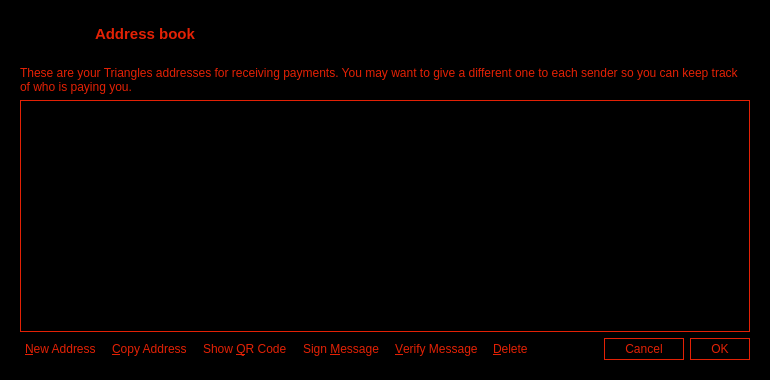
<?xml version="1.0" encoding="UTF-8"?>
<ui version="4.0">
 <class>AddressBookPage</class>
 <widget class="QWidget" name="AddressBookPage">
  <property name="geometry">
   <rect>
    <x>0</x>
    <y>0</y>
    <width>770</width>
    <height>380</height>
   </rect>
  </property>
  <property name="palette">
   <palette>
    <active>
     <colorrole role="WindowText">
      <brush brushstyle="SolidPattern">
       <color alpha="255">
        <red>242</red>
        <green>101</green>
        <blue>34</blue>
       </color>
      </brush>
     </colorrole>
     <colorrole role="Button">
      <brush brushstyle="SolidPattern">
       <color alpha="255">
        <red>0</red>
        <green>0</green>
        <blue>0</blue>
       </color>
      </brush>
     </colorrole>
     <colorrole role="Text">
      <brush brushstyle="SolidPattern">
       <color alpha="255">
        <red>242</red>
        <green>101</green>
        <blue>34</blue>
       </color>
      </brush>
     </colorrole>
     <colorrole role="ButtonText">
      <brush brushstyle="SolidPattern">
       <color alpha="255">
        <red>242</red>
        <green>101</green>
        <blue>34</blue>
       </color>
      </brush>
     </colorrole>
     <colorrole role="Base">
      <brush brushstyle="SolidPattern">
       <color alpha="255">
        <red>0</red>
        <green>0</green>
        <blue>0</blue>
       </color>
      </brush>
     </colorrole>
     <colorrole role="Window">
      <brush brushstyle="SolidPattern">
       <color alpha="255">
        <red>0</red>
        <green>0</green>
        <blue>0</blue>
       </color>
      </brush>
     </colorrole>
    </active>
    <inactive>
     <colorrole role="WindowText">
      <brush brushstyle="SolidPattern">
       <color alpha="255">
        <red>242</red>
        <green>101</green>
        <blue>34</blue>
       </color>
      </brush>
     </colorrole>
     <colorrole role="Button">
      <brush brushstyle="SolidPattern">
       <color alpha="255">
        <red>0</red>
        <green>0</green>
        <blue>0</blue>
       </color>
      </brush>
     </colorrole>
     <colorrole role="Text">
      <brush brushstyle="SolidPattern">
       <color alpha="255">
        <red>242</red>
        <green>101</green>
        <blue>34</blue>
       </color>
      </brush>
     </colorrole>
     <colorrole role="ButtonText">
      <brush brushstyle="SolidPattern">
       <color alpha="255">
        <red>242</red>
        <green>101</green>
        <blue>34</blue>
       </color>
      </brush>
     </colorrole>
     <colorrole role="Base">
      <brush brushstyle="SolidPattern">
       <color alpha="255">
        <red>0</red>
        <green>0</green>
        <blue>0</blue>
       </color>
      </brush>
     </colorrole>
     <colorrole role="Window">
      <brush brushstyle="SolidPattern">
       <color alpha="255">
        <red>0</red>
        <green>0</green>
        <blue>0</blue>
       </color>
      </brush>
     </colorrole>
    </inactive>
    <disabled>
     <colorrole role="WindowText">
      <brush brushstyle="SolidPattern">
       <color alpha="255">
        <red>242</red>
        <green>101</green>
        <blue>34</blue>
       </color>
      </brush>
     </colorrole>
     <colorrole role="Button">
      <brush brushstyle="SolidPattern">
       <color alpha="255">
        <red>0</red>
        <green>0</green>
        <blue>0</blue>
       </color>
      </brush>
     </colorrole>
     <colorrole role="Text">
      <brush brushstyle="SolidPattern">
       <color alpha="255">
        <red>242</red>
        <green>101</green>
        <blue>34</blue>
       </color>
      </brush>
     </colorrole>
     <colorrole role="ButtonText">
      <brush brushstyle="SolidPattern">
       <color alpha="255">
        <red>242</red>
        <green>101</green>
        <blue>34</blue>
       </color>
      </brush>
     </colorrole>
     <colorrole role="Base">
      <brush brushstyle="SolidPattern">
       <color alpha="255">
        <red>0</red>
        <green>0</green>
        <blue>0</blue>
       </color>
      </brush>
     </colorrole>
     <colorrole role="Window">
      <brush brushstyle="SolidPattern">
       <color alpha="255">
        <red>0</red>
        <green>0</green>
        <blue>0</blue>
       </color>
      </brush>
     </colorrole>
    </disabled>
   </palette>
  </property>
  <property name="windowTitle">
   <string>Address Book</string>
  </property>
  <property name="styleSheet">
   <string notr="true">color: #e32105;
background-color: #000;

/*QTableView {
	outline: 0 ;
	}*/

</string>
  </property>
  <layout class="QVBoxLayout" name="verticalLayout_2">
   <property name="spacing">
    <number>0</number>
   </property>
   <property name="leftMargin">
    <number>0</number>
   </property>
   <property name="topMargin">
    <number>0</number>
   </property>
   <property name="rightMargin">
    <number>0</number>
   </property>
   <property name="bottomMargin">
    <number>0</number>
   </property>
   <item>
    <widget class="QFrame" name="borderframe">
     <property name="styleSheet">
      <string notr="true"/>
     </property>
     <property name="frameShape">
      <enum>QFrame::StyledPanel</enum>
     </property>
     <property name="frameShadow">
      <enum>QFrame::Raised</enum>
     </property>
     <layout class="QVBoxLayout" name="verticalLayout_3">
      <item>
       <widget class="QWidget" name="wAddressBookHeader" native="true">
        <property name="minimumSize">
         <size>
          <width>0</width>
          <height>40</height>
         </size>
        </property>
        <property name="maximumSize">
         <size>
          <width>16777215</width>
          <height>40</height>
         </size>
        </property>
        <property name="is_header" stdset="0">
         <bool>true</bool>
        </property>
        <layout class="QHBoxLayout" name="horizontalLayout_2">
         <item>
          <widget class="QLabel" name="icon_ab_send">
           <property name="sizePolicy">
            <sizepolicy hsizetype="Preferred" vsizetype="Preferred">
             <horstretch>0</horstretch>
             <verstretch>0</verstretch>
            </sizepolicy>
           </property>
           <property name="minimumSize">
            <size>
             <width>30</width>
             <height>30</height>
            </size>
           </property>
           <property name="maximumSize">
            <size>
             <width>30</width>
             <height>30</height>
            </size>
           </property>
           <property name="text">
            <string/>
           </property>
           <property name="pixmap">
            <pixmap resource="../triangles.qrc">:/menu_32/addressbook</pixmap>
           </property>
          </widget>
         </item>
         <item>
          <widget class="QLabel" name="icon_ab_receive">
           <property name="sizePolicy">
            <sizepolicy hsizetype="Preferred" vsizetype="Preferred">
             <horstretch>0</horstretch>
             <verstretch>0</verstretch>
            </sizepolicy>
           </property>
           <property name="minimumSize">
            <size>
             <width>30</width>
             <height>30</height>
            </size>
           </property>
           <property name="maximumSize">
            <size>
             <width>30</width>
             <height>30</height>
            </size>
           </property>
           <property name="baseSize">
            <size>
             <width>0</width>
             <height>0</height>
            </size>
           </property>
           <property name="text">
            <string/>
           </property>
           <property name="pixmap">
            <pixmap resource="../triangles.qrc">:/menu_32/receive</pixmap>
           </property>
           <property name="alignment">
            <set>Qt::AlignLeading|Qt::AlignLeft|Qt::AlignVCenter</set>
           </property>
          </widget>
         </item>
         <item>
          <spacer name="horizontalSpacer_ab_1">
           <property name="orientation">
            <enum>Qt::Horizontal</enum>
           </property>
           <property name="sizeType">
            <enum>QSizePolicy::Fixed</enum>
           </property>
           <property name="sizeHint" stdset="0">
            <size>
             <width>4</width>
             <height>20</height>
            </size>
           </property>
          </spacer>
         </item>
         <item>
          <widget class="QLabel" name="label_ab">
           <property name="minimumSize">
            <size>
             <width>0</width>
             <height>30</height>
            </size>
           </property>
           <property name="baseSize">
            <size>
             <width>0</width>
             <height>0</height>
            </size>
           </property>
           <property name="font">
            <font>
             <pointsize>11</pointsize>
             <weight>75</weight>
             <bold>true</bold>
             <stylestrategy>PreferAntialias</stylestrategy>
            </font>
           </property>
           <property name="styleSheet">
            <string notr="true"/>
           </property>
           <property name="text">
            <string>Address book</string>
           </property>
          </widget>
         </item>
        </layout>
       </widget>
      </item>
      <item>
       <widget class="QFrame" name="frameMain">
        <property name="frameShape">
         <enum>QFrame::StyledPanel</enum>
        </property>
        <property name="frameShadow">
         <enum>QFrame::Raised</enum>
        </property>
        <layout class="QVBoxLayout" name="verticalLayout">
         <item>
          <widget class="QLabel" name="labelExplanation">
           <property name="text">
            <string>These are your Triangles addresses for receiving payments. You may want to give a different one to each sender so you can keep track of who is paying you.</string>
           </property>
           <property name="textFormat">
            <enum>Qt::PlainText</enum>
           </property>
           <property name="wordWrap">
            <bool>true</bool>
           </property>
          </widget>
         </item>
         <item>
          <widget class="QTableView" name="tableView">
           <property name="palette">
            <palette>
             <active>
              <colorrole role="WindowText">
               <brush brushstyle="SolidPattern">
                <color alpha="255">
                 <red>242</red>
                 <green>101</green>
                 <blue>34</blue>
                </color>
               </brush>
              </colorrole>
              <colorrole role="Button">
               <brush brushstyle="SolidPattern">
                <color alpha="255">
                 <red>0</red>
                 <green>0</green>
                 <blue>0</blue>
                </color>
               </brush>
              </colorrole>
              <colorrole role="Text">
               <brush brushstyle="SolidPattern">
                <color alpha="255">
                 <red>242</red>
                 <green>101</green>
                 <blue>34</blue>
                </color>
               </brush>
              </colorrole>
              <colorrole role="ButtonText">
               <brush brushstyle="SolidPattern">
                <color alpha="255">
                 <red>242</red>
                 <green>101</green>
                 <blue>34</blue>
                </color>
               </brush>
              </colorrole>
              <colorrole role="Base">
               <brush brushstyle="SolidPattern">
                <color alpha="255">
                 <red>0</red>
                 <green>0</green>
                 <blue>0</blue>
                </color>
               </brush>
              </colorrole>
              <colorrole role="Window">
               <brush brushstyle="SolidPattern">
                <color alpha="255">
                 <red>0</red>
                 <green>0</green>
                 <blue>0</blue>
                </color>
               </brush>
              </colorrole>
              <colorrole role="Highlight">
               <brush brushstyle="SolidPattern">
                <color alpha="255">
                 <red>97</red>
                 <green>40</green>
                 <blue>14</blue>
                </color>
               </brush>
              </colorrole>
              <colorrole role="HighlightedText">
               <brush brushstyle="SolidPattern">
                <color alpha="255">
                 <red>242</red>
                 <green>101</green>
                 <blue>34</blue>
                </color>
               </brush>
              </colorrole>
              <colorrole role="AlternateBase">
               <brush brushstyle="SolidPattern">
                <color alpha="255">
                 <red>28</red>
                 <green>28</green>
                 <blue>28</blue>
                </color>
               </brush>
              </colorrole>
             </active>
             <inactive>
              <colorrole role="WindowText">
               <brush brushstyle="SolidPattern">
                <color alpha="255">
                 <red>242</red>
                 <green>101</green>
                 <blue>34</blue>
                </color>
               </brush>
              </colorrole>
              <colorrole role="Button">
               <brush brushstyle="SolidPattern">
                <color alpha="255">
                 <red>0</red>
                 <green>0</green>
                 <blue>0</blue>
                </color>
               </brush>
              </colorrole>
              <colorrole role="Text">
               <brush brushstyle="SolidPattern">
                <color alpha="255">
                 <red>242</red>
                 <green>101</green>
                 <blue>34</blue>
                </color>
               </brush>
              </colorrole>
              <colorrole role="ButtonText">
               <brush brushstyle="SolidPattern">
                <color alpha="255">
                 <red>242</red>
                 <green>101</green>
                 <blue>34</blue>
                </color>
               </brush>
              </colorrole>
              <colorrole role="Base">
               <brush brushstyle="SolidPattern">
                <color alpha="255">
                 <red>0</red>
                 <green>0</green>
                 <blue>0</blue>
                </color>
               </brush>
              </colorrole>
              <colorrole role="Window">
               <brush brushstyle="SolidPattern">
                <color alpha="255">
                 <red>0</red>
                 <green>0</green>
                 <blue>0</blue>
                </color>
               </brush>
              </colorrole>
              <colorrole role="Highlight">
               <brush brushstyle="SolidPattern">
                <color alpha="255">
                 <red>97</red>
                 <green>40</green>
                 <blue>14</blue>
                </color>
               </brush>
              </colorrole>
              <colorrole role="HighlightedText">
               <brush brushstyle="SolidPattern">
                <color alpha="255">
                 <red>242</red>
                 <green>101</green>
                 <blue>34</blue>
                </color>
               </brush>
              </colorrole>
              <colorrole role="AlternateBase">
               <brush brushstyle="SolidPattern">
                <color alpha="255">
                 <red>28</red>
                 <green>28</green>
                 <blue>28</blue>
                </color>
               </brush>
              </colorrole>
             </inactive>
             <disabled>
              <colorrole role="WindowText">
               <brush brushstyle="SolidPattern">
                <color alpha="255">
                 <red>242</red>
                 <green>101</green>
                 <blue>34</blue>
                </color>
               </brush>
              </colorrole>
              <colorrole role="Button">
               <brush brushstyle="SolidPattern">
                <color alpha="255">
                 <red>0</red>
                 <green>0</green>
                 <blue>0</blue>
                </color>
               </brush>
              </colorrole>
              <colorrole role="Text">
               <brush brushstyle="SolidPattern">
                <color alpha="255">
                 <red>242</red>
                 <green>101</green>
                 <blue>34</blue>
                </color>
               </brush>
              </colorrole>
              <colorrole role="ButtonText">
               <brush brushstyle="SolidPattern">
                <color alpha="255">
                 <red>242</red>
                 <green>101</green>
                 <blue>34</blue>
                </color>
               </brush>
              </colorrole>
              <colorrole role="Base">
               <brush brushstyle="SolidPattern">
                <color alpha="255">
                 <red>0</red>
                 <green>0</green>
                 <blue>0</blue>
                </color>
               </brush>
              </colorrole>
              <colorrole role="Window">
               <brush brushstyle="SolidPattern">
                <color alpha="255">
                 <red>0</red>
                 <green>0</green>
                 <blue>0</blue>
                </color>
               </brush>
              </colorrole>
              <colorrole role="Highlight">
               <brush brushstyle="SolidPattern">
                <color alpha="255">
                 <red>51</red>
                 <green>153</green>
                 <blue>255</blue>
                </color>
               </brush>
              </colorrole>
              <colorrole role="HighlightedText">
               <brush brushstyle="SolidPattern">
                <color alpha="255">
                 <red>242</red>
                 <green>101</green>
                 <blue>34</blue>
                </color>
               </brush>
              </colorrole>
              <colorrole role="AlternateBase">
               <brush brushstyle="SolidPattern">
                <color alpha="255">
                 <red>28</red>
                 <green>28</green>
                 <blue>28</blue>
                </color>
               </brush>
              </colorrole>
             </disabled>
            </palette>
           </property>
           <property name="contextMenuPolicy">
            <enum>Qt::CustomContextMenu</enum>
           </property>
           <property name="toolTip">
            <string>Double-click to edit address or label</string>
           </property>
           <property name="styleSheet">
            <string notr="true">#tableView {
	border: 1px solid #e32105;
	}

QHeaderView::section {
	border: 1px solid #e32105; 
        background-color: #1c1c1c;
        height: 20px;
	}

/* style the sort indicator */
QHeaderView::down-arrow {
    image: url(:/icons/down_arrow);
}

QHeaderView::up-arrow {
    image: url(:/icons/up_arrow);
}

QTableView::item:focus {
	border: 0px solid #e32105;
	color: #e32105;
	background-color: #3d0e04;
}


QTableView {
	/*border: 2px solid #ff0000;*/
	outline: 0;
}
</string>
           </property>
           <property name="frameShape">
            <enum>QFrame::NoFrame</enum>
           </property>
           <property name="tabKeyNavigation">
            <bool>false</bool>
           </property>
           <property name="alternatingRowColors">
            <bool>true</bool>
           </property>
           <property name="selectionMode">
            <enum>QAbstractItemView::SingleSelection</enum>
           </property>
           <property name="selectionBehavior">
            <enum>QAbstractItemView::SelectRows</enum>
           </property>
           <property name="sortingEnabled">
            <bool>true</bool>
           </property>
           <attribute name="verticalHeaderVisible">
            <bool>false</bool>
           </attribute>
          </widget>
         </item>
         <item>
          <layout class="QHBoxLayout" name="horizontalLayout">
           <item>
            <widget class="QPushButton" name="newAddressButton">
             <property name="toolTip">
              <string>Create a new address</string>
             </property>
             <property name="styleSheet">
              <string notr="true">QPushButton {
	text-align:left;
	border: 0px solid gray;
	padding: 3px 5px 3px 5px;
}

QPushButton:pressed:flat {
	color: #000;
	background-color: #e32105;
}

QPushButton:hover {
	background-color: #3d0e04;
}

QPushButton:!enabled {
	color: #3d0e04;
}</string>
             </property>
             <property name="text">
              <string>&amp;New Address</string>
             </property>
             <property name="icon">
              <iconset resource="../triangles.qrc">
               <normaloff>:/icons/add</normaloff>:/icons/add</iconset>
             </property>
            </widget>
           </item>
           <item>
            <widget class="QPushButton" name="copyToClipboard">
             <property name="toolTip">
              <string>Copy the currently selected address to the system clipboard</string>
             </property>
             <property name="styleSheet">
              <string notr="true">QPushButton {
	text-align:left;
	border: 0px solid gray;
	padding: 3px 5px 3px 5px;
}

QPushButton:pressed:flat {
	color: #000;
	background-color: #e32105;
}

QPushButton:hover {
	background-color: #3d0e04;
}

QPushButton:!enabled {
	color: #3d0e04;
}</string>
             </property>
             <property name="text">
              <string>&amp;Copy Address</string>
             </property>
             <property name="icon">
              <iconset resource="../triangles.qrc">
               <normaloff>:/menu_16/copy</normaloff>:/menu_16/copy</iconset>
             </property>
            </widget>
           </item>
           <item>
            <widget class="QPushButton" name="showQRCode">
             <property name="styleSheet">
              <string notr="true">QPushButton {
	text-align:left;
	border: 0px solid gray;
	padding: 3px 5px 3px 5px;
}

QPushButton:pressed:flat {
	color: #000;
	background-color: #e32105;
}

QPushButton:hover {
	background-color: #3d0e04;
}

QPushButton:!enabled {
	color: #3d0e04;
}</string>
             </property>
             <property name="text">
              <string>Show &amp;QR Code</string>
             </property>
             <property name="icon">
              <iconset resource="../triangles.qrc">
               <normaloff>:/icons/qrcode</normaloff>:/icons/qrcode</iconset>
             </property>
            </widget>
           </item>
           <item>
            <widget class="QPushButton" name="signMessage">
             <property name="toolTip">
              <string>Sign a message to prove you own a TRI address</string>
             </property>
             <property name="styleSheet">
              <string notr="true">QPushButton {
	text-align:left;
	border: 0px solid gray;
	padding: 3px 5px 3px 5px;
}

QPushButton:pressed:flat {
	color: #000;
	background-color: #e32105;
}

QPushButton:hover {
	background-color: #3d0e04;
}

QPushButton:!enabled {
	color: #3d0e04;
}</string>
             </property>
             <property name="text">
              <string>Sign &amp;Message</string>
             </property>
             <property name="icon">
              <iconset resource="../triangles.qrc">
               <normaloff>:/menu_16/sign</normaloff>:/menu_16/sign</iconset>
             </property>
            </widget>
           </item>
           <item>
            <widget class="QPushButton" name="verifyMessage">
             <property name="toolTip">
              <string>Verify a message to ensure it was signed with a specified TRI address</string>
             </property>
             <property name="styleSheet">
              <string notr="true">QPushButton {
	text-align:left;
	border: 0px solid gray;
	padding: 3px 5px 3px 5px;
}

QPushButton:pressed:flat {
	color: #000;
	background-color: #e32105;
}

QPushButton:hover {
	background-color: #3d0e04;
}

QPushButton:!enabled {
	color: #3d0e04;
}</string>
             </property>
             <property name="text">
              <string>&amp;Verify Message</string>
             </property>
             <property name="icon">
              <iconset resource="../triangles.qrc">
               <normaloff>:/menu_16/verify</normaloff>:/menu_16/verify</iconset>
             </property>
            </widget>
           </item>
           <item>
            <widget class="QPushButton" name="deleteButton">
             <property name="toolTip">
              <string>Delete the currently selected address from the list</string>
             </property>
             <property name="styleSheet">
              <string notr="true">QPushButton {
	text-align:left;
	border: 0px solid gray;
	padding: 3px 5px 3px 5px;
}

QPushButton:pressed:flat {
	color: #000;
	background-color: #e32105;
}

QPushButton:hover {
	background-color: #3d0e04;
}

QPushButton:!enabled {
	color: #3d0e04;
}</string>
             </property>
             <property name="text">
              <string>&amp;Delete</string>
             </property>
             <property name="icon">
              <iconset resource="../triangles.qrc">
               <normaloff>:/icons/remove</normaloff>:/icons/remove</iconset>
             </property>
            </widget>
           </item>
           <item>
            <spacer name="horizontalSpacer">
             <property name="orientation">
              <enum>Qt::Horizontal</enum>
             </property>
             <property name="sizeHint" stdset="0">
              <size>
               <width>40</width>
               <height>20</height>
              </size>
             </property>
            </spacer>
           </item>
           <item>
            <widget class="QDialogButtonBox" name="cancelbuttonBox">
             <property name="sizePolicy">
              <sizepolicy hsizetype="Maximum" vsizetype="Fixed">
               <horstretch>0</horstretch>
               <verstretch>0</verstretch>
              </sizepolicy>
             </property>
             <property name="styleSheet">
              <string notr="true">QPushButton {
	border: 1px solid #e32105;
	padding: 3px 20px 3px 20px;
}

QPushButton:pressed:flat {
	color: #000;
	background-color: #e32105;
}

QPushButton:hover {
	background-color: #3d0e04;
}

QPushButton:!enabled {
	color: #3d0e04;
	border: 1px solid #3d0e04;
}</string>
             </property>
             <property name="standardButtons">
              <set>QDialogButtonBox::Cancel</set>
             </property>
            </widget>
           </item>
           <item>
            <widget class="QDialogButtonBox" name="buttonBox">
             <property name="sizePolicy">
              <sizepolicy hsizetype="Maximum" vsizetype="Fixed">
               <horstretch>0</horstretch>
               <verstretch>0</verstretch>
              </sizepolicy>
             </property>
             <property name="styleSheet">
              <string notr="true">QPushButton {
	border: 1px solid #e32105;
	padding: 3px 20px 3px 20px;
}

QPushButton:pressed:flat {
	color: #000;
	background-color: #e32105;
}

QPushButton:hover {
	background-color: #3d0e04;
}

QPushButton:!enabled {
	color: #3d0e04;
	border: 1px solid #3d0e04;
}</string>
             </property>
             <property name="standardButtons">
              <set>QDialogButtonBox::Ok</set>
             </property>
            </widget>
           </item>
          </layout>
         </item>
        </layout>
       </widget>
      </item>
     </layout>
    </widget>
   </item>
  </layout>
 </widget>
 <resources>
  <include location="../triangles.qrc"/>
 </resources>
 <connections/>
</ui>
